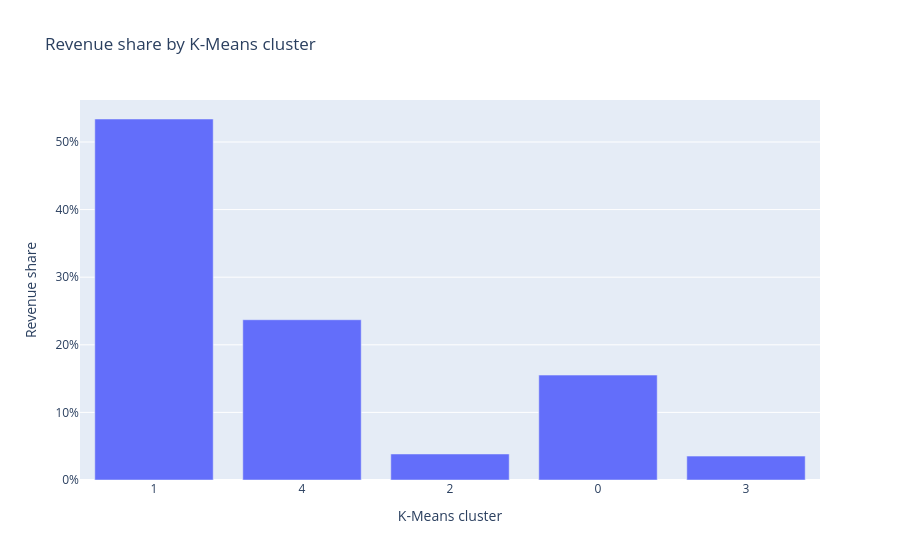

The notebook cell saved with this chart:
### Markdown cell above
## 13. Segment Profiling

Each K-Means cluster is profiled in original units (median recency, frequency, monetary), with size and revenue share. The 33 DBSCAN outliers are profiled separately as key accounts.

### Code cell
prof = rfm.groupby("kmeans").agg(
    customers=("CustomerID", "size"),
    recency=("recency", "median"),
    frequency=("frequency", "median"),
    monetary=("monetary", "median"),
    avg_order_value=("avg_order_value", "median"),
    cancelled_value=("cancelled_value", "median"),
    uk_share=("is_uk", "mean"),
    revenue=("monetary", "sum"),
    outliers=("is_outlier", "sum"),
)
prof["customer_share"] = prof["customers"] / prof["customers"].sum()
prof["revenue_share"] = prof["revenue"] / prof["revenue"].sum()
prof = prof.drop(columns="revenue").sort_values("recency")
print(prof.round(3).to_string())

# Key accounts (DBSCAN outliers)
ka = rfm[rfm["is_outlier"]]
print("\nKey accounts:", len(ka),
      f"| revenue share: {ka['monetary'].sum() / rfm['monetary'].sum():.1%}")
print(ka[["recency", "frequency", "monetary", "avg_order_value"]].median().round(1).to_string())

# Profile without the outliers, to see the clusters' typical customer
reg = rfm[~rfm["is_outlier"]]
print("\nMedians excluding outliers:")
print(reg.groupby("kmeans")[["recency", "frequency", "monetary"]].median().round(1).to_string())

# Interactive comparison
fig = px.bar(prof.reset_index(), x="kmeans", y="revenue_share",
             hover_data=["customers", "recency", "frequency", "monetary"],
             title="Revenue share by K-Means cluster",
             labels={"kmeans": "K-Means cluster", "revenue_share": "Revenue share"})
fig.update_yaxes(tickformat=".0%")
fig.update_xaxes(type="category")
fig.show()

### Figure 1 — Plotly figure (JSON) as saved in the notebook; plotly's stock layout.template omitted (floating-point values rounded to 4 significant figures)
{"data": [{"customdata": [[359.0, 8.0, 15.0, 5657.0], [973.0, 17.0, 5.0, 1681.0], [871.0, 26.0, 1.0, 332.6], [997.0, 85.0, 3.0, 954.1], [1120.0, 219.0, 1.0, 232.2]], "hovertemplate": "K-Means cluster=%{x}<br>Revenue share=%{y}<br>customers=%{customdata[0]}<br>recency=%{customdata[1]}<br>frequency=%{customdata[2]}<br>monetary=%{customdata[3]}<extra></extra>", "legendgroup": "", "marker": {"color": "#636efa", "pattern": {"shape": ""}}, "name": "", "orientation": "v", "showlegend": false, "textposition": "auto", "type": "bar", "x": [1, 4, 2, 0, 3], "xaxis": "x", "y": [0.534, 0.237, 0.03848, 0.1552, 0.03532], "yaxis": "y"}], "layout": {"barmode": "relative", "legend": {"tracegroupgap": 0}, "title": {"text": "Revenue share by K-Means cluster"}, "xaxis": {"anchor": "y", "domain": [0, 1], "title": {"text": "K-Means cluster"}, "type": "category"}, "yaxis": {"anchor": "x", "domain": [0, 1], "tickformat": ".0%", "title": {"text": "Revenue share"}}}}
